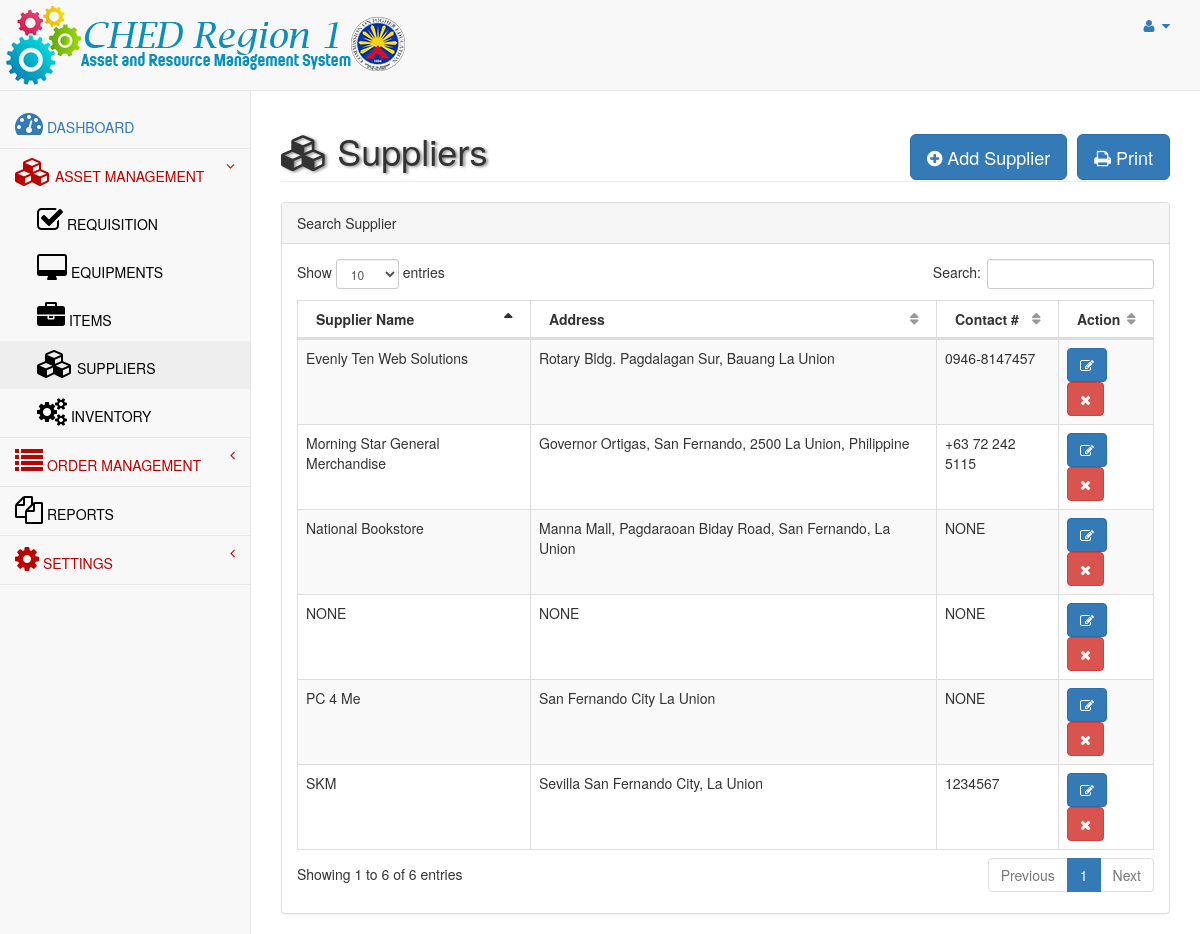
Page /admin/suppliers.php on the committed database.
### tables this page shows
CREATE TABLE `suppliers` (
  `supplierID` bigint(20) NOT NULL AUTO_INCREMENT,
  `supName` varchar(100) NOT NULL,
  `address` varchar(150) NOT NULL DEFAULT 'NONE',
  `contactNo` varchar(30) NOT NULL DEFAULT 'NONE',
  `TIN` varchar(20) NOT NULL DEFAULT 'NONE',
  PRIMARY KEY (`supplierID`)
);

### admin/include/functions.php (called while the page is built, shortened)
<?php
function selectListSQL($q){
	$conn = dbConnect();
	$stmt = $conn->prepare($q);
	$stmt->execute();
	$rows = $stmt->fetchAll();
	return $rows;
}
?>

### admin/suppliers.php (the view, shortened to what this page needs)
<?php
include('header.php');
?>
<div id="page-wrapper">
            <div class="row">
                <div class="col-lg-12">
                    <h1 class="page-header"><i class="fa fa-cubes fa-1x"></i> Suppliers
						<div class="pull-right">
							<button id="addsupplierbutton" class="btn btn-primary btn-lg" data-toggle="modal" data-target="#addSupplier">
                                <i class="fa fa-plus-circle"></i> Add Supplier
                            </button>
                             <button class="btn btn-primary btn-lg" data-toggle="modal" data-target="#addItem">
                                <i class="fa fa-print"></i> Print
                            </button>
                         </div>
					</h1>
                </div>
            </div>
            <div class="row">
								<div class="col-lg-12">
								<div class="panel panel-default">
											<div class="panel-heading">
											   Search Supplier
											</div>
								<div class="panel-body">
												<div class="dataTable_wrapper">
													<table class="table table-striped table-bordered table-hover" id="dataTables-example">
														<thead>
															<tr>
																<th>Supplier Name</th>
																<th>Address</th>
																<th>Contact #</th>
																<th>Action</th>
															</tr>
														</thead>
														<tbody>
					<?php
						include_once("include/functions.php");
						$supplierlist = selectListSQL("SELECT * FROM suppliers ORDER BY supplierid DESC");
						foreach ($supplierlist as $rows => $link) {
							$supplierid = $link['supplierID'];
							$suppliername = $link['supName'];
							$address = $link['address'];
							$contactno = $link['contactNo'];
							echo "<tr class='odd gradeX'>";
							echo "<td>$suppliername</td>";
							echo "<td>$address</td>";
							echo "<td>$contactno</td>";
							echo "<td class='center'>
								<button class='btn btn-primary' onClick='editsupplier($supplierid)'  data-toggle='modal' data-target='#addSupplier'><i class='fa fa-edit'></i></button>
								<button class='btn btn-danger notification' id='notification' onClick='deletesupplier($supplierid)'><i class='fa fa-times'></i></button>
							</td>";
							echo "</tr>";
						}
						?>
														</tbody>
													</table>
												</div>
											</div>
											</div>
											</div>
											</div>
        </div>
    </div>
<?php
include('footer.php');
?>

### rows in the picture
suppliers: supName "Evenly Ten Web Solutions", address "Rotary Bldg. Pagdalagan Sur, Bauang La Union", contactNo "0946-8147457"
suppliers: supName "SKM", address "Sevilla San Fernando City, La Union", contactNo "1234567"
suppliers: supName "PC 4 Me", address "San Fernando City La Union", contactNo "NONE"
suppliers: supName "National Bookstore", address "Manna Mall, Pagdaraoan Biday Road, San Fernando, La Union", contactNo "NONE"
suppliers: supName "Morning Star General Merchandise", address "Governor Ortigas, San Fernando, 2500 La Union, Philippine", contactNo "+63 72 242 5115"
suppliers: supName "NONE", address "NONE", contactNo "NONE"
